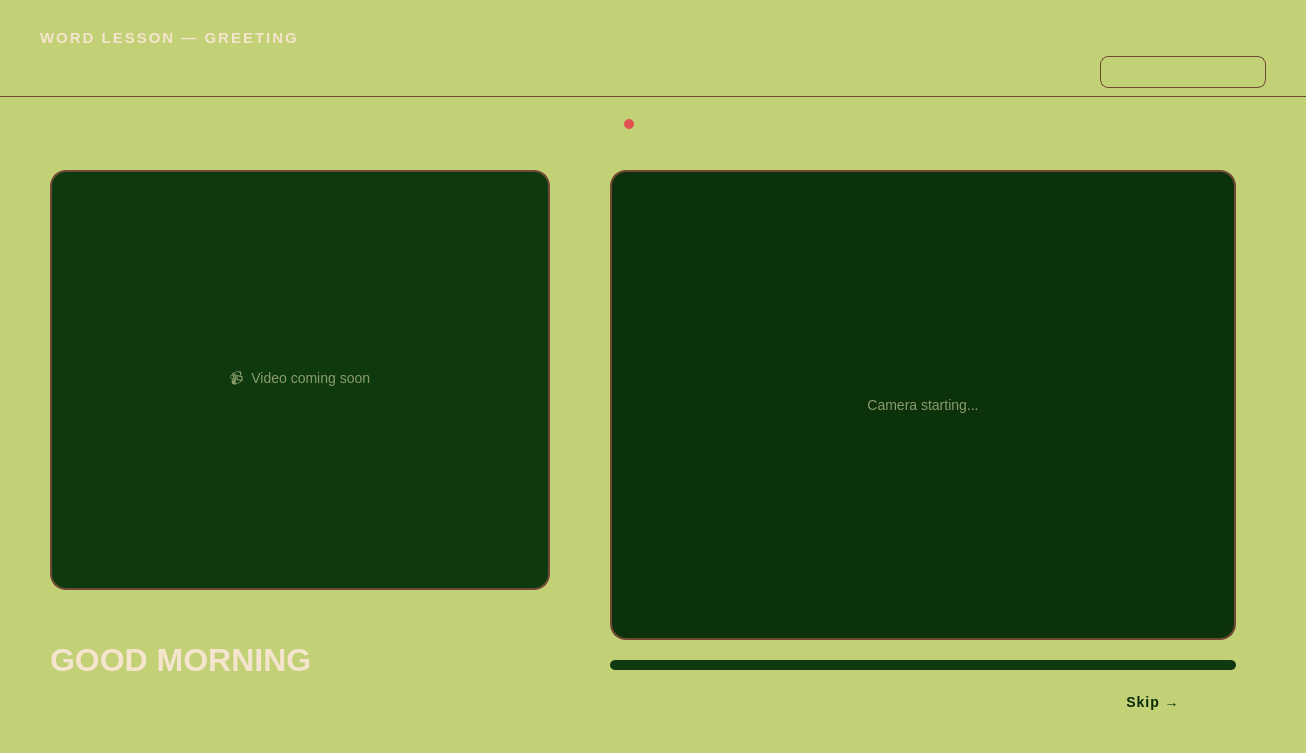
<?xml version="1.0" encoding="UTF-8"?>
<ui version="4.0">
 <class>WordLesson</class>
 <widget class="QWidget" name="WordLesson">
  <property name="geometry">
   <rect>
    <x>0</x>
    <y>0</y>
    <width>1306</width>
    <height>753</height>
   </rect>
  </property>
  <property name="windowTitle">
   <string>Word Lesson</string>
  </property>
  <property name="styleSheet">
   <string notr="true">
QWidget#WordLesson {
    background-color: #C2D076;
}
QLabel#lessonTitle {
    color: #F5E5CF;
    font-size: 15px;
    font-weight: 600;
    letter-spacing: 2px;
}
QLabel#progressLabel {
    color: #C2D076;
    font-size: 13px;
    font-weight: 500;
    letter-spacing: 1px;
}
QLabel#scoreLabel {
    color: #C2D076;
    font-size: 13px;
    font-weight: 500;
}
QLabel#divider {
    background-color: #704833;
}
QLabel#wordDisplay {
    color: #F5E5CF;
    font-size: 32px;
    font-weight: 800;
}
QLabel#wordSubtitle {
    color: #C2D076;
    font-size: 13px;
    font-weight: 500;
    letter-spacing: 3px;
}
QLabel#refImageLabel {
    background-color: #0f3a0f;
    border: 2px solid #704833;
    border-radius: 16px;
    color: #8a9a6a;
    font-size: 14px;
}
QLabel#cameraLabel {
    background-color: #0c320c;
    border: 2px solid #704833;
    border-radius: 16px;
    color: #8a9a6a;
    font-size: 14px;
}
QLabel#feedbackLabel {
    font-size: 18px;
    font-weight: 700;
    letter-spacing: 1px;
    border-radius: 10px;
    padding: 8px 20px;
}
QLabel#holdBarBg {
    background-color: #0f3a0f;
    border-radius: 5px;
}
QLabel#holdBarFill {
    background-color: #C2D076;
    border-radius: 5px;
}
QLabel#predictionLabel {
    color: #C2D076;
    font-size: 13px;
    font-weight: 500;
}
QLabel#camStatusDot {
    border-radius: 5px;
}
QPushButton#skipBtn {
    background-color: #C2D076;
    color: #082B08;
    font-size: 14px;
    font-weight: 700;
    letter-spacing: 1px;
    border: none;
    border-radius: 10px;
    padding: 10px 28px;
}
QPushButton#skipBtn:hover {
    background-color: #d8e2a8;
}
QPushButton#backBtn {
    background-color: transparent;
    color: #C2D076;
    font-size: 13px;
    font-weight: 500;
    border: 1px solid #704833;
    border-radius: 8px;
    padding: 8px 18px;
}
QPushButton#backBtn:hover {
    color: #F5E5CF;
    border-color: #C2D076;
}
   </string>
  </property>
  <widget class="QLabel" name="lessonTitle">
   <property name="geometry">
    <rect>
     <x>40</x>
     <y>24</y>
     <width>600</width>
     <height>28</height>
    </rect>
   </property>
   <property name="text">
    <string>WORD LESSON — GREETING</string>
   </property>
  </widget>
  <widget class="QLabel" name="progressLabel">
   <property name="geometry">
    <rect>
     <x>40</x>
     <y>56</y>
     <width>300</width>
     <height>22</height>
    </rect>
   </property>
   <property name="text">
    <string>Word 1 of 10</string>
   </property>
  </widget>
  <widget class="QLabel" name="scoreLabel">
   <property name="geometry">
    <rect>
     <x>1100</x>
     <y>24</y>
     <width>166</width>
     <height>28</height>
    </rect>
   </property>
   <property name="text">
    <string>Score: 0 / 10</string>
   </property>
   <property name="alignment">
    <set>Qt::AlignmentFlag::AlignRight|Qt::AlignmentFlag::AlignTrailing|Qt::AlignmentFlag::AlignVCenter</set>
   </property>
  </widget>
  <widget class="QPushButton" name="backBtn">
   <property name="geometry">
    <rect>
     <x>1100</x>
     <y>56</y>
     <width>166</width>
     <height>32</height>
    </rect>
   </property>
   <property name="text">
    <string>← Back</string>
   </property>
  </widget>
  <widget class="QLabel" name="divider">
   <property name="geometry">
    <rect>
     <x>0</x>
     <y>96</y>
     <width>1306</width>
     <height>1</height>
    </rect>
   </property>
   <property name="styleSheet">
    <string notr="true">background-color: #704833;</string>
   </property>
   <property name="text">
    <string/>
   </property>
  </widget>
  <widget class="QLabel" name="wordDisplay">
   <property name="geometry">
    <rect>
     <x>50</x>
     <y>630</y>
     <width>540</width>
     <height>60</height>
    </rect>
   </property>
   <property name="text">
    <string>GOOD MORNING</string>
   </property>
   <property name="alignment">
    <set>Qt::AlignmentFlag::AlignLeading|Qt::AlignmentFlag::AlignLeft|Qt::AlignmentFlag::AlignVCenter</set>
   </property>
   <property name="wordWrap">
    <bool>true</bool>
   </property>
  </widget>
  <widget class="QLabel" name="wordSubtitle">
   <property name="geometry">
    <rect>
     <x>50</x>
     <y>610</y>
     <width>300</width>
     <height>22</height>
    </rect>
   </property>
   <property name="text">
    <string>SIGN THIS WORD</string>
   </property>
  </widget>
  <widget class="QLabel" name="refImageLabel">
   <property name="geometry">
    <rect>
     <x>50</x>
     <y>170</y>
     <width>500</width>
     <height>420</height>
    </rect>
   </property>
   <property name="text">
    <string>📹  Video coming soon</string>
   </property>
   <property name="alignment">
    <set>Qt::AlignmentFlag::AlignCenter</set>
   </property>
  </widget>
  <widget class="QLabel" name="cameraLabel">
   <property name="geometry">
    <rect>
     <x>610</x>
     <y>170</y>
     <width>626</width>
     <height>470</height>
    </rect>
   </property>
   <property name="text">
    <string>Camera starting...</string>
   </property>
   <property name="alignment">
    <set>Qt::AlignmentFlag::AlignCenter</set>
   </property>
  </widget>
  <widget class="QLabel" name="camStatusDot">
   <property name="geometry">
    <rect>
     <x>624</x>
     <y>119</y>
     <width>10</width>
     <height>10</height>
    </rect>
   </property>
   <property name="styleSheet">
    <string notr="true">background-color: #e05252; border-radius: 5px;</string>
   </property>
   <property name="text">
    <string/>
   </property>
  </widget>
  <widget class="QLabel" name="holdBarBg">
   <property name="geometry">
    <rect>
     <x>610</x>
     <y>660</y>
     <width>626</width>
     <height>10</height>
    </rect>
   </property>
   <property name="text">
    <string/>
   </property>
  </widget>
  <widget class="QLabel" name="holdBarFill">
   <property name="geometry">
    <rect>
     <x>620</x>
     <y>598</y>
     <width>0</width>
     <height>10</height>
    </rect>
   </property>
   <property name="text">
    <string/>
   </property>
  </widget>
  <widget class="QLabel" name="feedbackLabel">
   <property name="geometry">
    <rect>
     <x>620</x>
     <y>620</y>
     <width>626</width>
     <height>46</height>
    </rect>
   </property>
   <property name="styleSheet">
    <string notr="true">color:transparent; background-color:transparent;</string>
   </property>
   <property name="text">
    <string/>
   </property>
   <property name="alignment">
    <set>Qt::AlignmentFlag::AlignCenter</set>
   </property>
  </widget>
  <widget class="QLabel" name="predictionLabel">
   <property name="geometry">
    <rect>
     <x>620</x>
     <y>680</y>
     <width>400</width>
     <height>44</height>
    </rect>
   </property>
   <property name="text">
    <string>Waiting for hand...</string>
   </property>
  </widget>
  <widget class="QPushButton" name="skipBtn">
   <property name="geometry">
    <rect>
     <x>1060</x>
     <y>680</y>
     <width>186</width>
     <height>44</height>
    </rect>
   </property>
   <property name="text">
    <string>Skip →</string>
   </property>
  </widget>
 </widget>
 <resources/>
 <connections/>
</ui>
